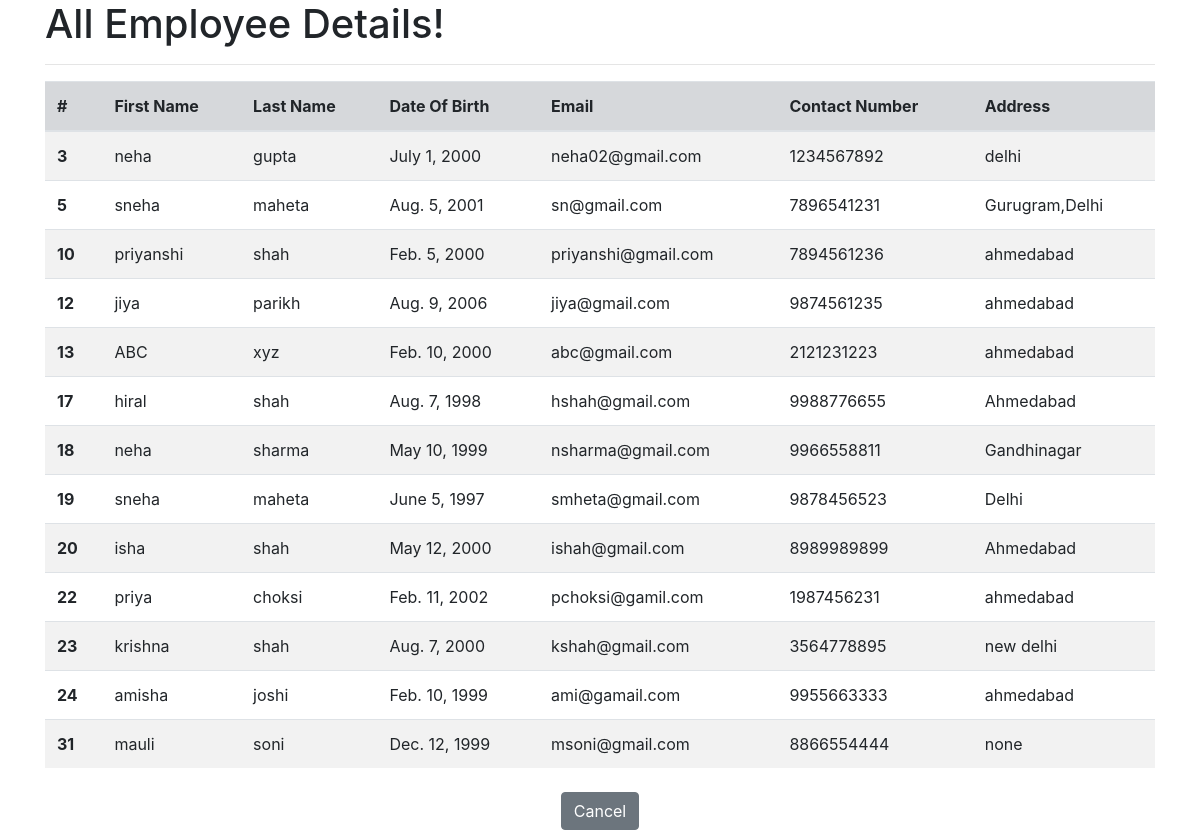
Page /list_emp on the committed database.
### emp_app/models.py (models this page shows, shortened)
class Employee(models.Model):
    first_name = models.CharField(max_length=100, null= False)
    last_name = models.CharField(max_length=100, null=False)
    Date_Of_Birth =models.DateField(max_length=100, null=False)
    email =models.EmailField(max_length=100, null=False,unique=True)
    phone_number =models.CharField(max_length=10,null=False,unique=True)
    address =models.TextField(max_length=300,null=False)

### emp_app/views.py (the view)
# urls.py: path('list_emp', views.list_emp, name = 'list_emp'),
def list_emp(request):
    try:
        emps = Employee.objects.all()
        context = {
            'emps': emps
        }
        return render(request, 'list_emp.html', context)
    except Exception as e:
        messages.error(request, f'An Unexpected Error Occurred: {e}')
        return redirect('index')

### emp_app/templates/list_emp.html (shortened to what this page needs)
<!doctype html>
<html lang="en">
  <head>
    <link rel="stylesheet" href="https://cdn.jsdelivr.net/npm/bootstrap@4.0.0/dist/css/bootstrap.min.css">
  </head>
  <body>
    <div class="container">
        <h1 class="bg-default">All Employee Details! </h1>
        <hr>
        <table class="table table-striped">
            <thead>
              <tr class="table-secondary">
                <th scope="col">#</th>
                <th scope="col">First Name</th>
                <th scope="col">Last Name</th>
                <th scope="col">Date Of Birth</th>
                <th scope="col">Email</th>
                <th scope="col">Contact Number</th>
                <th scope="col">Address</th>
              </tr>
            </thead>
            <tbody>
                {% for emp in emps %}
              <tr>
                <th scope="row">{{ emp.id }}</th>
                <td>{{ emp.first_name }}</td>
                <td>{{ emp.last_name }}</td>
                <td>{{ emp.Date_Of_Birth }}</td>
                <td>{{ emp.email }}</td>
                <td>{{ emp.phone_number }}</td>
                <td>{{ emp.address }}</td>
              </tr>
                {% endfor %}
            </tbody>
          </table>
          <div class="text-center mt-4">
              <a href="{% url 'index' %}" class="btn btn-secondary">Cancel</a>
          </div>
    </div>
  </body>
</html>

### rows in the picture
Employee: id "3", first_name "neha", last_name "gupta", Date_Of_Birth "July 1, 2000", email "neha02@gmail.com", phone_number "1234567892", address "delhi"
Employee: id "5", first_name "sneha", last_name "maheta", Date_Of_Birth "Aug. 5, 2001", email "sn@gmail.com", phone_number "7896541231", address "Gurugram,Delhi"
Employee: id "10", first_name "priyanshi", last_name "shah", Date_Of_Birth "Feb. 5, 2000", email "priyanshi@gmail.com", phone_number "7894561236", address "ahmedabad"
Employee: id "12", first_name "jiya", last_name "parikh", Date_Of_Birth "Aug. 9, 2006", email "jiya@gmail.com", phone_number "9874561235", address "ahmedabad"
Employee: id "13", first_name "ABC", last_name "xyz", Date_Of_Birth "Feb. 10, 2000", email "abc@gmail.com", phone_number "2121231223", address "ahmedabad"
Employee: id "17", first_name "hiral", last_name "shah", Date_Of_Birth "Aug. 7, 1998", email "hshah@gmail.com", phone_number "9988776655", address "Ahmedabad"
Employee: id "18", first_name "neha", last_name "sharma", Date_Of_Birth "May 10, 1999", email "nsharma@gmail.com", phone_number "9966558811", address "Gandhinagar"
Employee: id "19", first_name "sneha", last_name "maheta", Date_Of_Birth "June 5, 1997", email "smheta@gmail.com", phone_number "9878456523", address "Delhi"
Employee: id "20", first_name "isha", last_name "shah", Date_Of_Birth "May 12, 2000", email "ishah@gmail.com", phone_number "8989989899", address "Ahmedabad"
Employee: id "22", first_name "priya", last_name "choksi", Date_Of_Birth "Feb. 11, 2002", email "pchoksi@gamil.com", phone_number "1987456231", address "ahmedabad"
Employee: id "23", first_name "krishna", last_name "shah", Date_Of_Birth "Aug. 7, 2000", email "kshah@gmail.com", phone_number "3564778895", address "new delhi"
Employee: id "24", first_name "amisha", last_name "joshi", Date_Of_Birth "Feb. 10, 1999", email "ami@gamail.com", phone_number "9955663333", address "ahmedabad"
Employee: id "31", first_name "mauli", last_name "soni", Date_Of_Birth "Dec. 12, 1999", email "msoni@gmail.com", phone_number "8866554444", address "none"
